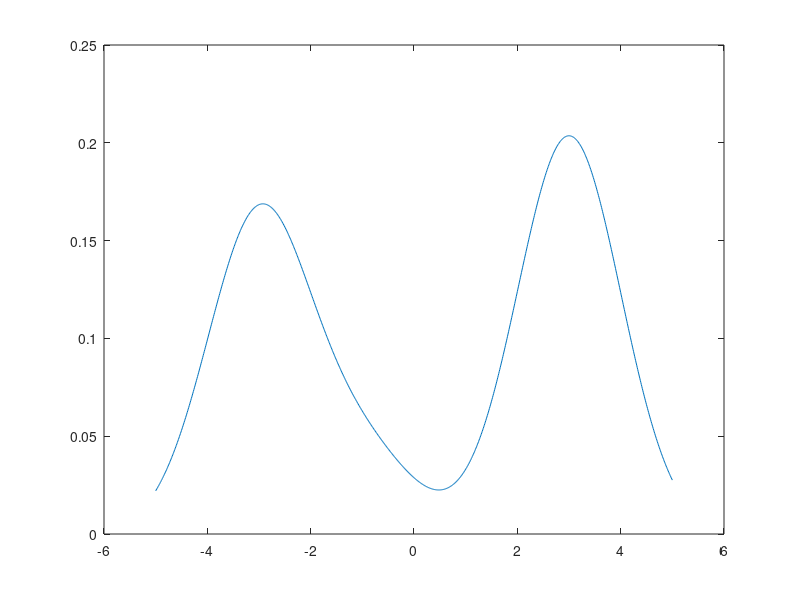
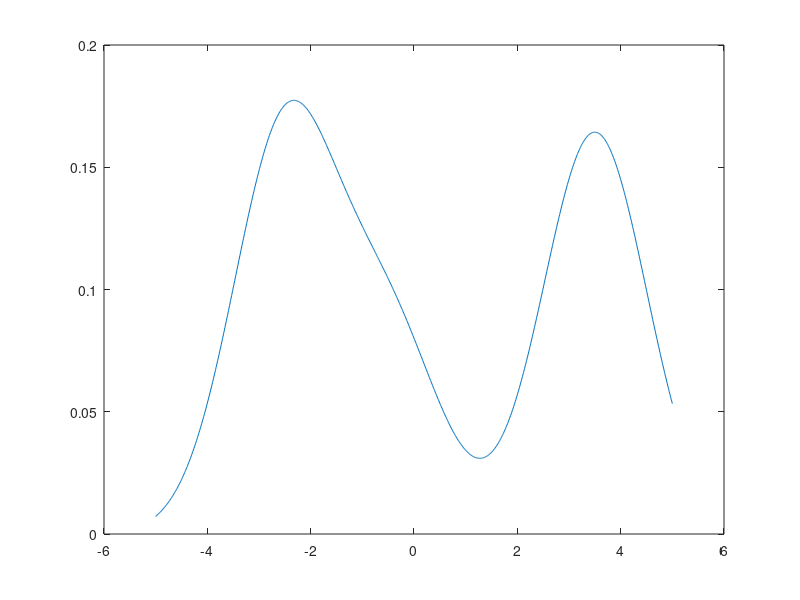
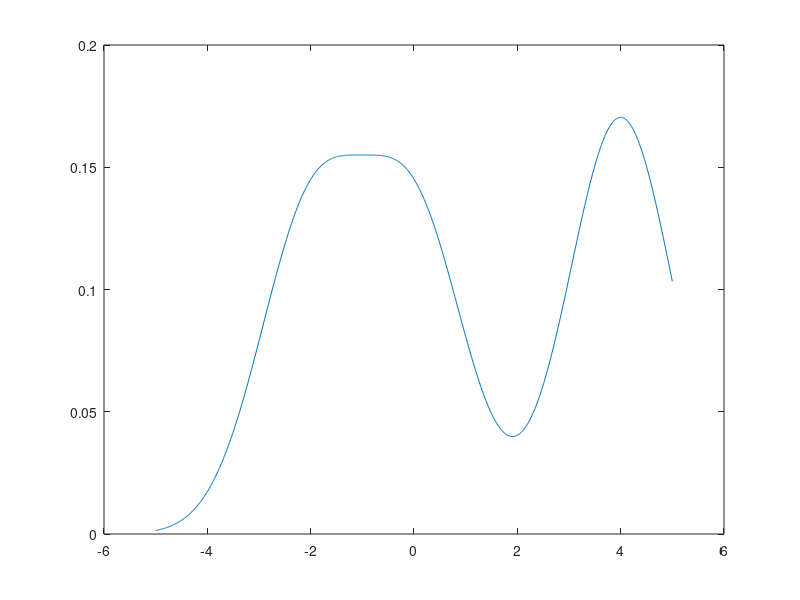
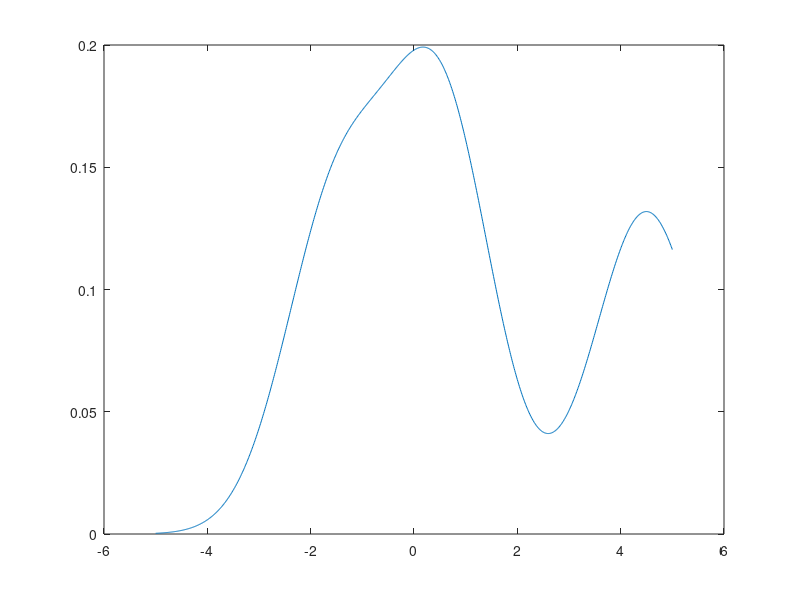

Write the MATLAB code that produced these figures, in order.
function gen
	format longE
	%%% Meta-data %%%
	%%%%%%%%%%%%%%%%%
	
	meta_fid = fopen ("meta.csv", "w");

	% n_epoch
	n_epoch = 10;
	fprintf (meta_fid, "%d\n", n_epoch);
	
	% n_dim
	n_dim = 1;
	fprintf (meta_fid, "%d\n", n_dim);
	
	% size of each dimension
	dim_size = [1000];
	for i = 1:n_dim
		fprintf (meta_fid, "%d", dim_size(i)+1);
		if i < n_dim
			fprintf (meta_fid, " ");
		else
			fprintf (meta_fid, "\n");
		end
	end

	% lower and upper bound of each dimension
	lower_bound = [-5];
	upper_bound = [5];
	for i = 1:n_dim
		fprintf (meta_fid, "%e %e\n", lower_bound(i), upper_bound(i));
	end

	% Data along each dimension. Redundancy, size and bounds sufficient!
	for i = 1:n_dim
		X = lower_bound(i) : (upper_bound(i)-lower_bound(i))/dim_size(i) : upper_bound(i);
		for j = 1:length(X)
			fprintf (meta_fid, "%e", X(j));
			if j < length(X)
				fprintf (meta_fid, " ");
			else
				fprintf (meta_fid, "\n");
			end
		end
	end

	fclose (meta_fid);

	%%% Generating motion data %%%
	%%%%%%%%%%%%%%%%%%%%%%%%%%%%%%

	motion_fid = fopen ("motion.csv", "w");

	% Parameters specific to this test
	Motion = [
	0;
	0.5;
	0.5;
	0.5;
	-0.5;
	-0.5;
	1;
	0.5;
	1;
	1;
	];

	% Generating data
	for i = 1:n_epoch
		for j = 1:n_dim
			fprintf (motion_fid, "%e", Motion(i,j));
			if j < n_dim
				fprintf (motion_fid, " ");
			else
				fprintf (motion_fid, "\n");
			end
		end
	end

	fclose (motion_fid);

	%%% Generating sensor data %%%
	%%%%%%%%%%%%%%%%%%%%%%%%%%%%%%

	sensor_fid = fopen ("sensor.csv", "w");

	% Parameters specific to this test
	Param = [
	0.4, 0.1, 0.5;
	0.4, 0.2, 0.4;
	0.3, 0.3, 0.4;
	0.3, 0.4, 0.3;
	0.2, 0.5, 0.3;
	0.2, 0.6, 0.2;
	0.1, 0.7, 0.2;
	0.1, 0.8, 0.1;
	0.0, 0.9, 0.1;
	0.0, 1.0, 0.0;
	];

	% Generating data
	motion_ = 0;
	for i = 1:n_epoch
		motion_ = motion_ + Motion(i);
		coeff = 0;

		Y = X;
		for j = 1:length(X)
			Y(j) = func(X(j), Param(i,1), Param(i,2), Param(i,3), motion_);
			coeff = coeff + Y(j);
		end

		% TODO. only for 1 dim.
		coeff = (upper_bound(1)-lower_bound(1)) * coeff;
		coeff = dim_size(1) / coeff;

		for j = 1:length(Y)
			Y(j) = Y(j) * coeff;
			fprintf (sensor_fid, "%e", Y(j));
			if j < length(X)
				fprintf (sensor_fid, " ");
			else
				fprintf (sensor_fid, "\n");
			end
		end

		figure; plot (X, Y);
	end

	fclose (sensor_fid);

	input("Waiting to finish...");
	close all;

end

function [y] = func(x, a, b, c, motion_)
	y = a*normpdf (x - motion_, -3, 1) + ...
		b*normpdf (x - motion_, -1, 1) + ...
		c*normpdf (x - motion_, 3, 1);
end
